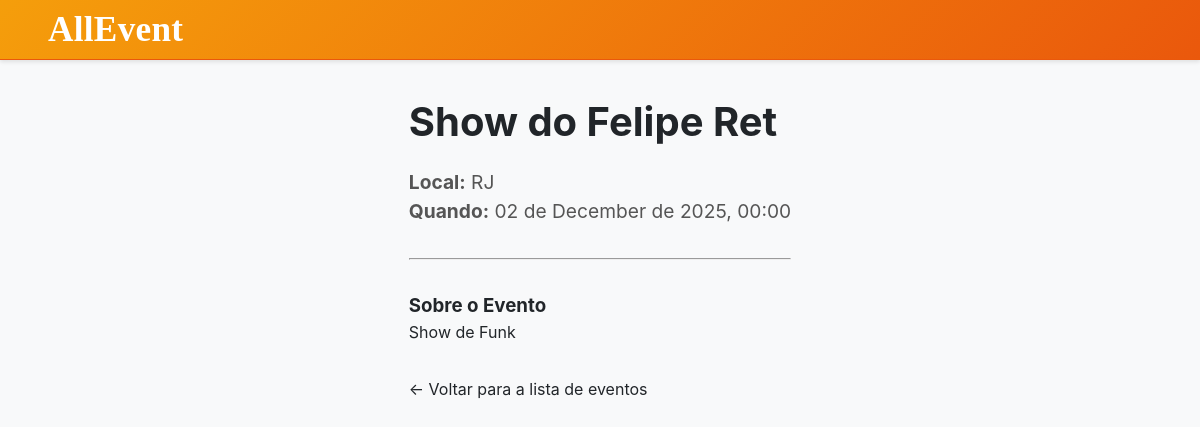
The page /evento/4/ on the database its author committed.
### core/models.py (models this page shows, shortened)
class Evento(models.Model):
    nome = models.CharField(max_length=200)
    local = models.CharField(max_length=200)
    data = models.DateTimeField('data do evento')
    descricao = models.TextField(blank=True)
    imagem = models.ImageField(upload_to='eventos_imagens/', null=True, blank=True)

### core/views.py (the view)
# urls.py: path('evento/<int:evento_id>/', views.detalhe_evento, name='detalhe_evento'),
def detalhe_evento(request, evento_id):
    evento = get_object_or_404(Evento, pk=evento_id)
    contexto = {
        'evento': evento
    }
    return render(request, 'core/detalhe_evento.html', contexto)

### AllEvent/templates/core/detalhe_evento.html (shortened to what this page needs)
{% extends "base.html" %}
{% block content %}
<div class="container" style="padding: 2rem 1rem;">
    <h1 style="font-size: 2.5rem; margin-bottom: 1rem;">{{ evento.nome }}</h1>
    <div style="font-size: 1.2rem; color: #555;">
        <p><strong>Local:</strong> {{ evento.local }}</p>
        <p><strong>Quando:</strong> {{ evento.data|date:"d \d\e F \d\e Y, H:i" }}</p>
    </div>
    {% if evento.descricao %}
        <hr style="margin: 2rem 0;">
        <h3>Sobre o Evento</h3>
        <p style="line-height: 1.6;">{{ evento.descricao }}</p>
    {% endif %}
    <a href="{% url 'lista_eventos' %}" style="display: inline-block; margin-top: 2rem;">&larr; Voltar para a lista de eventos</a>
</div>
{% endblock %}

### AllEvent/static/css/style.css (style rules this page uses)
:root { --primary-color: #0d6efd; --secondary-color: #6c757d; --header-background-start: #F59E0B; --header-background-end: #EA580C; --background-color: #f8f9fa; --card-background: #ffffff; --text-color-dark: #212529; --text-color-light: #f8f9fa; --border-color: #dee2e6; --accent-color: var(--primary-color); --accent-color-hover: #0b5ed7; --search-card-bg: #6B3A0F; --search-card-text: #F3E9E2; --search-card-line: #B78563; --btn-red: #DC2626; --btn-red-hover: #B91C1C; --btn-ghost-orange: #F97316; --btn-ghost-orange-hover: #EA580C; --font-sans: "Inter", -apple-system, BlinkMacSystemFont, "Segoe UI", Roboto, Helvetica, Arial, sans-serif; --font-serif: "Playfair Display", Georgia, serif; --fs-xs: 12px; --fs-sm: 14px; --fs-md: 16px; --fs-lg: 18px; --fs-xl: 24px; --fs-xxl: 2.2rem; --fs-xxxl: 56px; --spacing-xs: 4px; --spacing-sm: 8px; --spacing-md: 12px; --spacing-lg: 16px; --spacing-xl: 24px; --spacing-xxl: 32px; --spacing-xxxl: 56px; --border-radius-sm: 5px; --border-radius-md: 8px; --border-radius-lg: 16px; --border-radius-pill: 999px; --shadow-sm: 0 4px 12px rgba(0, 0, 0, 0.05); --shadow-md: 0 10px 30px rgba(0, 0, 0, 0.25); --shadow-lg: 0 24px 50px rgba(0, 0, 0, 0.16); --shadow-glow: 0 24px 38px rgba(124,58,237,.18); }
* { box-sizing: border-box; margin: 0; padding: 0; }
html, body { height: 100%; }
body { font-family: var(--font-sans); background-color: var(--background-color); color: var(--text-color-dark); line-height: 1.5; display: flex; flex-direction: column; min-height: 100vh; }
a { color: inherit; text-decoration: none; }
.container { max-width: 1200px; margin: 0 auto; padding: 0 var(--spacing-xl); }

### rows shown on the page
Evento: nome "Show do Felipe Ret", local "RJ", data "02 de December de 2025, 00:00", descricao "Show de Funk"
